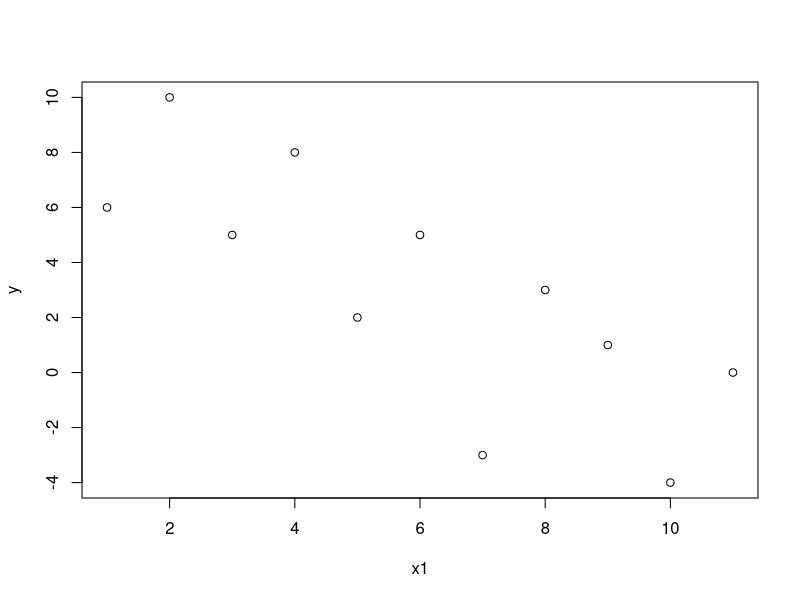
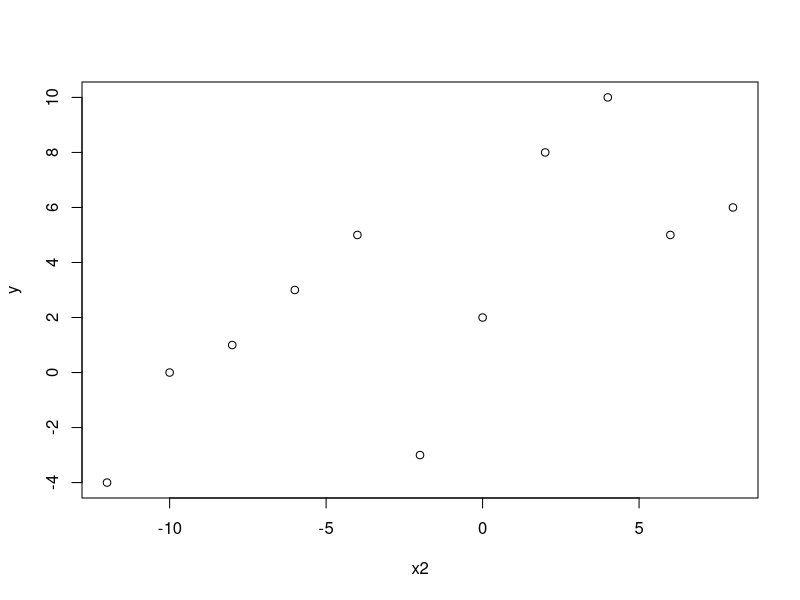
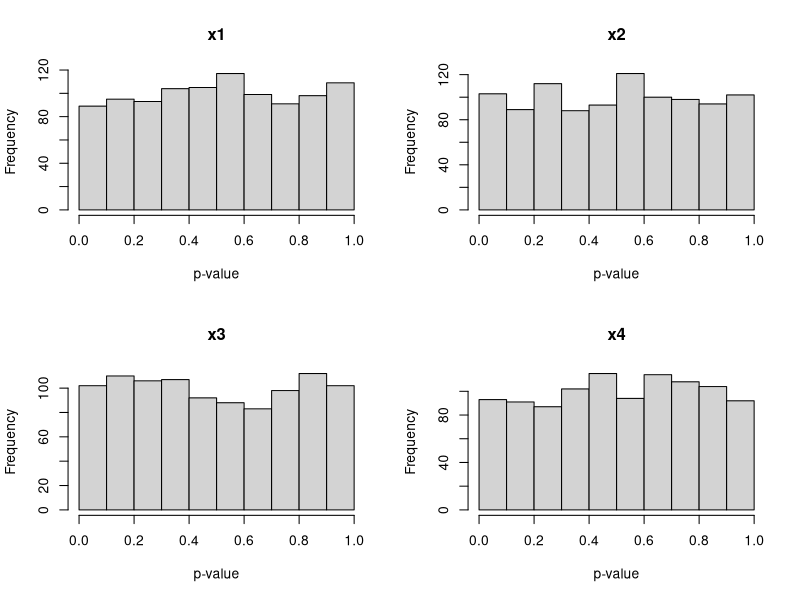
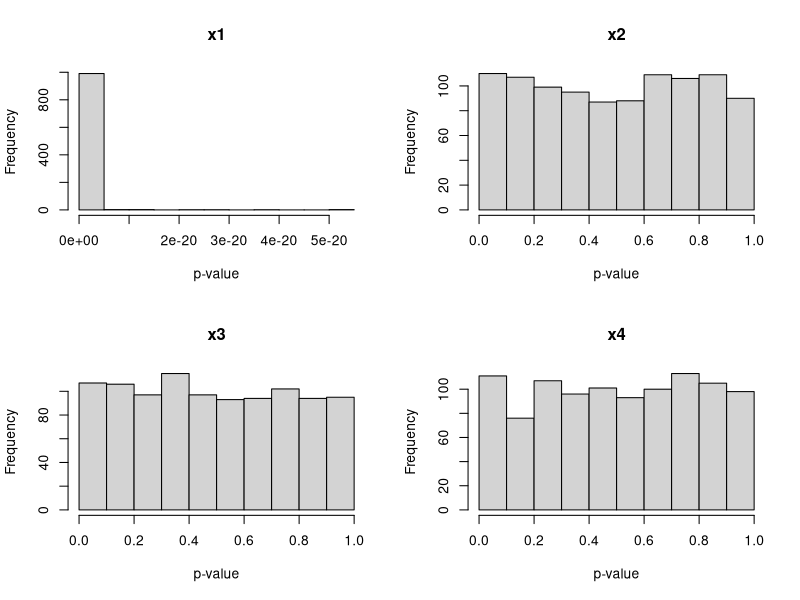
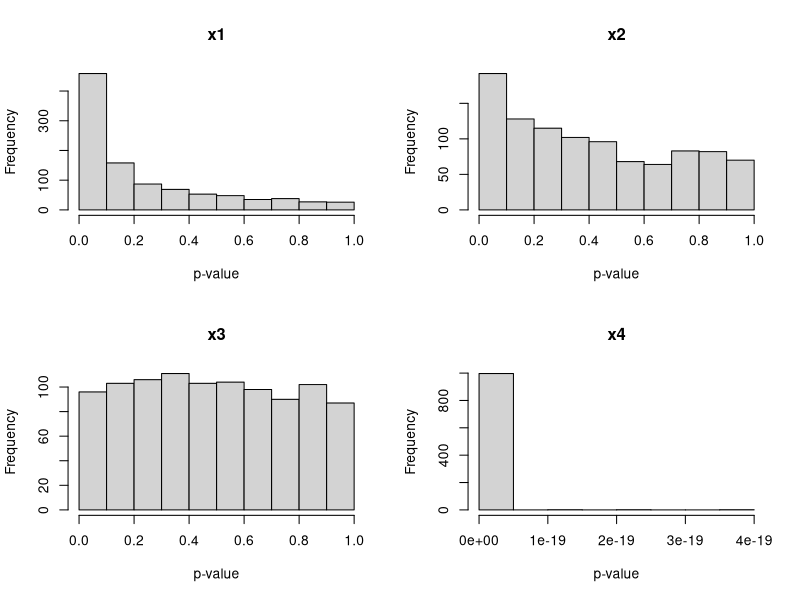

Recreate these plots in R, in order.
## ---- chunk 1
knitr::opts_chunk$set(echo = TRUE)
## ---- chunk 2

#1.1
q5a <- data.frame(
x1 <- c(1, 4, 9 , 11 , 3, 8 , 5, 10 , 2 , 7 , 6),
x2 <- c(8, 2, -8, -10, 6, -6, 0, -12, 4 , -2, -4),
y <- c(6, 8, 1 , 0 , 5, 3 , 2, -4 , 10, -3, 5)
)

ones <- rep(1,length(x1))

X <- matrix(c(ones,x1,x2),ncol = 3)

plot(x1,y)
plot(x2,y)
## ---- chunk 3
#1.2
Beta <- solve(t(X)%*%X)%*%(t(X)%*%y)
Beta
## ---- chunk 4

#1.3
Yhat<- X%*%Beta #Regression with x1 and x2
errors <- y - Yhat #Errors of model with x1 and x2
VarErrors <- sum(errors^2)/(length(y)-length(Beta)) #Variance of Errors for Regression Model (MSErrors) = SSE/(N-3)

varcovar <- solve(t(X)%*%X)*c(VarErrors) 
varcovar

## ---- chunk 5
#1.4

Sdotdot <- function(x, y) sum( (x - mean(x)) * (y - mean(y)) )

#Building Simple Linear Regression for y~x1:

Sxx_x1 <- Sdotdot(x1, x1)
Sxy_x1 <- Sdotdot(x1, y)
Beta1_x1 <- Sxy_x1 / Sxx_x1
Beta0_x1 <- mean(y) - Beta1_x1 * mean(x1)
Yhat_x1 <- Beta0_x1 + Beta1_x1*x1 

#Building Simple Linear Regression for y~x2:

Sxx_x2 <- Sdotdot(x2, x2)
Sxy_x2 <- Sdotdot(x2, y)
Beta1_x2 <- Sxy_x2 / Sxx_x2
Beta0_x2 <- mean(y) - Beta1_x2 * mean(x2)
Yhat_x2 <- Beta0_x2 + Beta1_x2*x2 

errors_x1<- y - Yhat_x1 #Errors of model with parameter x1 
errors_x2<- y - Yhat_x2 #Errors of model with parameter x2

SSRx2_x1 <- sum(errors_x1^2) - sum(errors^2) #SSR(x2|x1)
SSRx1_x2 <- sum(errors_x2^2) - sum(errors^2) #SSR(x1|x2)

SSRx2_x1
SSRx1_x2
## ---- chunk 6
#1.5
anova(lm(y~x1+x2))
anova(lm(y~x2+x1))

## ---- chunk 7
#2.2
n <- 100
x1 <- runif(n, 0, 10); x2 <- runif(n, 0, 10)
x3 <- runif(n, 0, 10); x4 <- runif(n, 0, 10)
sigma <- 2
reps <- 1000

# Prepare empty vectors :
p_values_x1 <- c()
p_values_x2 <- c()
p_values_x3 <- c()
p_values_x4 <- c()

for (i in 1:reps) {
y <- 0*x1 + 0*x2 + 0*x3 + 0*x4 + rnorm(n, 0, sigma)
mylm <- lm(y ~ x1 + x2 + x3 + x4)

# Record the p-values from anova():

anova_table <- anova(mylm)
p_values <- anova_table$"Pr(>F)"

p_values_x1[i] <- p_values[1]
p_values_x2[i] <- p_values[2]
p_values_x3[i] <- p_values[3]
p_values_x4[i] <- p_values[4]
}
## ---- chunk 8
#2.3

# Plot the results:

par(mfrow = c(2, 2))
hist(p_values_x1, main = "x1", xlab = "p-value")
hist(p_values_x2, main = "x2", xlab = "p-value")
hist(p_values_x3, main = "x3", xlab = "p-value")
hist(p_values_x4, main = "x4", xlab = "p-value")
## ---- chunk 9
#2.4
n <- 100
x1 <- runif(n, 0, 10); x2 <- runif(n, 0, 10)
x3 <- runif(n, 0, 10); x4 <- runif(n, 0, 10)
sigma <- 2
reps <- 1000

# Prepare empty vectors :
p_values_x1 <- c()
p_values_x2 <- c()
p_values_x3 <- c()
p_values_x4 <- c()

for (i in 1:reps) {
y <- 1*x1 + 0*x2 + 0*x3 + 0*x4 + rnorm(n, 0, sigma)
mylm <- lm(y ~ x1 + x2 + x3 + x4)

# Record the p-values from anova():

anova_table <- anova(mylm)
p_values <- anova_table$"Pr(>F)"

p_values_x1[i] <- p_values[1]
p_values_x2[i] <- p_values[2]
p_values_x3[i] <- p_values[3]
p_values_x4[i] <- p_values[4]
}

# Plot the results:

par(mfrow = c(2, 2))
hist(p_values_x1, main = "x1", xlab = "p-value")
hist(p_values_x2, main = "x2", xlab = "p-value")
hist(p_values_x3, main = "x3", xlab = "p-value")
hist(p_values_x4, main = "x4", xlab = "p-value")

## ---- chunk 10
#2.5
n <- 100
x1 <- runif(n, 0, 10); x2 <- runif(n, 0, 10)
x3 <- runif(n, 0, 10); x4 <- runif(n, 0, 10)
sigma <- 2
reps <- 1000

# Prepare empty vectors :
p_values_x1 <- c()
p_values_x2 <- c()
p_values_x3 <- c()
p_values_x4 <- c()

for (i in 1:reps) {
y <- 0*x1 + 0*x2 + 0*x3 + 1*x4 + rnorm(n, 0, sigma)
mylm <- lm(y ~ x1 + x2 + x3 + x4)

# Record the p-values from anova():

anova_table <- anova(mylm)
p_values <- anova_table$"Pr(>F)"

p_values_x1[i] <- p_values[1]
p_values_x2[i] <- p_values[2]
p_values_x3[i] <- p_values[3]
p_values_x4[i] <- p_values[4]
}

# Plot the results:

par(mfrow = c(2, 2))
hist(p_values_x1, main = "x1", xlab = "p-value")
hist(p_values_x2, main = "x2", xlab = "p-value")
hist(p_values_x3, main = "x3", xlab = "p-value")
hist(p_values_x4, main = "x4", xlab = "p-value")

anova(mylm)
